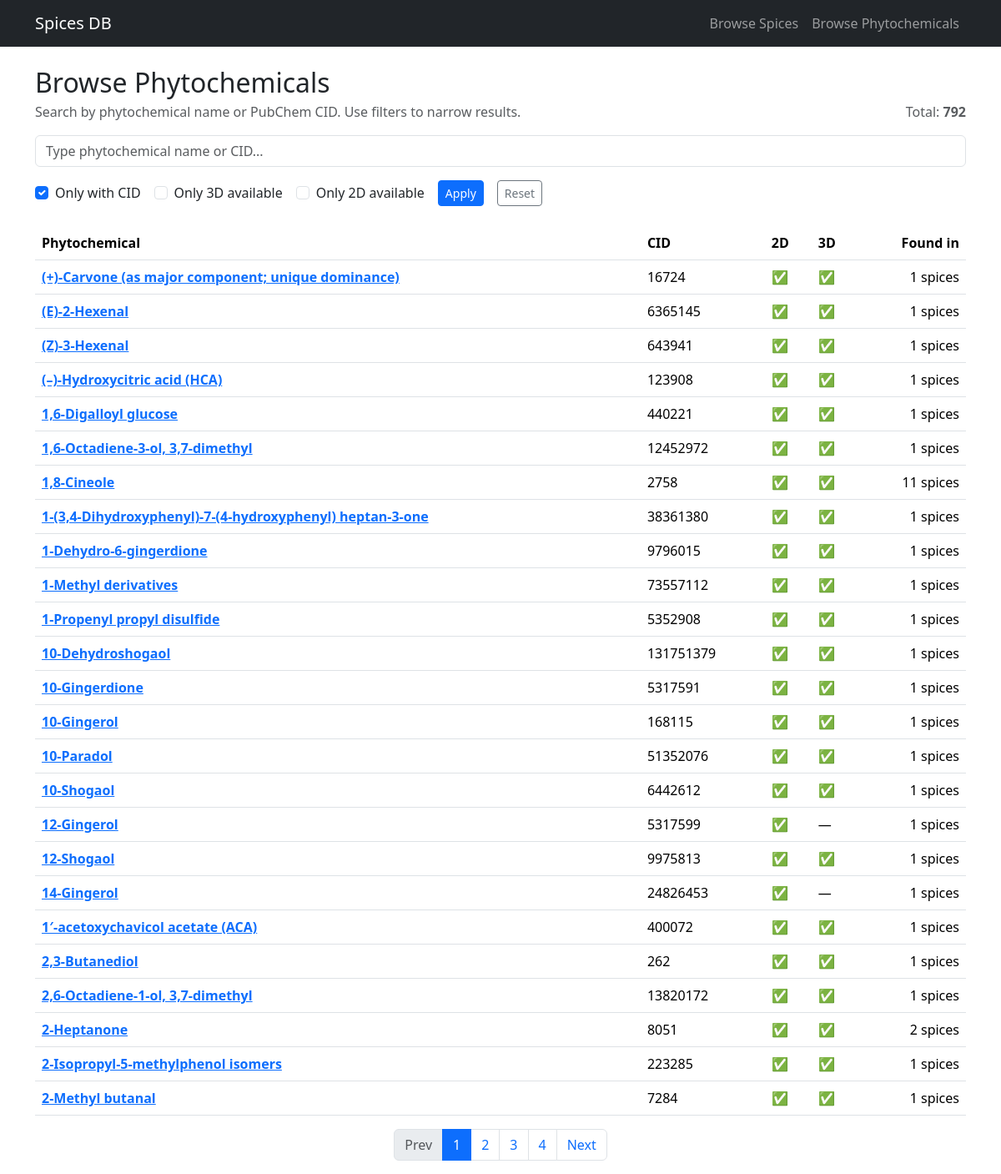
Screenshot of /browse/phytochemicals?only_cid=1 with the database file from the repository.
### tables this page shows
CREATE TABLE phytochemicals (
  phyto_id INTEGER PRIMARY KEY AUTOINCREMENT,
  phyto_name TEXT NOT NULL,
  cid INTEGER UNIQUE
);

### app.py (the view, shortened to what this page needs)
@app.route("/browse/phytochemicals")
def browse_phytochemicals():
    q = (request.args.get("q") or "").strip()
    only_cid = request.args.get("only_cid") == "1"
    only_3d = request.args.get("only_3d") == "1"
    only_2d = request.args.get("only_2d") == "1"
    if only_2d and only_3d:
        only_2d = False
        only_3d = False
    sort = request.args.get("sort", "name_asc")
    sort_map = {
        "name_asc": "p.phyto_name ASC",
        "name_desc": "p.phyto_name DESC",
        "cid_asc": "p.cid ASC",
        "cid_desc": "p.cid DESC",
        "spice_count_desc": "spice_count DESC",
    }
    order_by = sort_map.get(sort, "p.phyto_name ASC")
    page = int(request.args.get("page", 1))
    per_page = int(request.args.get("per_page", 25))
    per_page = max(5, min(per_page, 200))
    offset = (page - 1) * per_page
    base_qs = build_base_qs()
    where = []
    params = []
    if only_cid:
        where.append("p.cid IS NOT NULL")
    if only_3d:
        where.append("COALESCE(s.has_3d, 0) = 1")
    if only_2d:
        where.append("COALESCE(s.has_2d, 0) = 1 AND COALESCE(s.has_3d, 0) = 0")
    where_sql = ("WHERE " + " AND ".join(where)) if where else ""
    total = query_db(
        f"""
        SELECT COUNT(*) AS c
        FROM phytochemicals p
        LEFT JOIN structures s ON s.phyto_id = p.phyto_id
        {where_sql}
        """,
        tuple(params),
        one=True,
    )["c"]
    rows = query_db(
        f"""
        SELECT
            p.phyto_id,
            p.phyto_name,
            p.cid,
            COALESCE(s.has_2d, 0) AS has_2d,
            COALESCE(s.has_3d, 0) AS has_3d,
            (SELECT COUNT(*) FROM spice_phytochemicals sp WHERE sp.phyto_id = p.phyto_id) AS spice_count
        FROM phytochemicals p
        LEFT JOIN structures s ON s.phyto_id = p.phyto_id
        {where_sql}
        ORDER BY {order_by}
        LIMIT ? OFFSET ?
        """,
        tuple(params + [per_page, offset]),
    )
    return render_template(
        "browse_phytochemicals.html",
        phytochemicals=rows,
        q=q,
        only_cid=only_cid,
        only_3d=only_3d,
        only_2d=only_2d,
        sort=sort,
        page=page,
        per_page=per_page,
        total=total,
        base_qs=base_qs,
    )

### app.py (called while the page is built)
def get_db_connection():
    if not os.path.exists(DB_PATH):
        raise FileNotFoundError(
            f"SQLite DB not found at {DB_PATH}. Put spices.db inside /data folder."
        )
    conn = sqlite3.connect(DB_PATH)
    conn.row_factory = sqlite3.Row
    return conn

def query_db(sql: str, params=(), one: bool = False):
    conn = get_db_connection()
    cur = conn.execute(sql, params)
    rows = cur.fetchall()
    conn.close()
    return (rows[0] if rows else None) if one else rows

def build_base_qs():
    args = request.args.to_dict(flat=True)
    args.pop("page", None)
    return urlencode(args)

### templates/browse_phytochemicals.html (shortened to what this page needs)
{% extends "base.html" %}
{% block content %}
<div class="container mt-4">
  <div class="d-flex align-items-end justify-content-between gap-3 flex-wrap">
    <div>
      <h2 class="mb-1">Browse Phytochemicals</h2>
      <p class="text-muted mb-0">Search by phytochemical name or PubChem CID. Use filters to narrow results.</p>
    </div>
    <div class="text-muted">
      Total: <b>{{ total }}</b>
    </div>
  </div>
  <div class="mt-3">
    <input id="phytoSearch" class="form-control" placeholder="Type phytochemical name or CID..." value="{{ q }}" />
  </div>
    <form id="filterForm" class="mt-3 d-flex flex-wrap gap-3 align-items-center" method="get" action="{{ url_for('browse_phytochemicals') }}">
    <div class="form-check">
      <input class="form-check-input" type="checkbox" name="only_cid" value="1" id="onlyCid" {% if only_cid %}checked{% endif %}>
      <label class="form-check-label" for="onlyCid">Only with CID</label>
    </div>
    <div class="form-check">
      <input class="form-check-input" type="checkbox" name="only_3d" value="1" id="only3d" {% if only_3d %}checked{% endif %}>
      <label class="form-check-label" for="only3d">Only 3D available</label>
    </div>
    <div class="form-check">
      <input class="form-check-input" type="checkbox" name="only_2d" value="1" id="only2d" {% if only_2d %}checked{% endif %}>
      <label class="form-check-label" for="only2d">Only 2D available</label>
    </div>
    <button class="btn btn-sm btn-primary" type="submit">Apply</button>
    <a class="btn btn-sm btn-outline-secondary" href="{{ url_for('browse_phytochemicals') }}">Reset</a>
  </form>
  <div class="mt-4">
    <table class="table table-hover">
      <thead>
        <tr>
          <th>Phytochemical</th>
          <th>CID</th>
          <th>2D</th>
          <th>3D</th>
          <th class="text-end">Found in</th>
        </tr>
      </thead>
      <tbody>
        {% for p in phytochemicals %}
        <tr>
          <td>
            <a href="{{ url_for('phytochemical_detail', phyto_id=p.phyto_id) }}"><b>{{ p.phyto_name }}</b></a>
          </td>
          <td>{{ p.cid if p.cid else "—" }}</td>
          <td>{% if p.has_2d or p.has_3d %}✅{% else %}—{% endif %}</td>
	  <td>{% if p.has_3d %}✅{% else %}—{% endif %}</td>
          <td class="text-end">{{ p.spice_count }} spices</td>
        </tr>
        {% endfor %}
      </tbody>
    </table>
  </div>
  {% include 'pagination.html' %}
</div>
{% endblock %}

### rows the page displays
phytochemicals: phyto_name "(+)-Carvone (as major component; unique dominance)", cid "16724", spice_count "1"
phytochemicals: phyto_name "(E)-2-Hexenal", cid "6365145", spice_count "1"
phytochemicals: phyto_name "(Z)-3-Hexenal", cid "643941", spice_count "1"
phytochemicals: phyto_name "(–)-Hydroxycitric acid (HCA)", cid "123908", spice_count "1"
phytochemicals: phyto_name "1,6-Digalloyl glucose", cid "440221", spice_count "1"
phytochemicals: phyto_name "1,6-Octadiene-3-ol, 3,7-dimethyl", cid "12452972", spice_count "1"
phytochemicals: phyto_name "1,8-Cineole", cid "2758", spice_count "11"
phytochemicals: phyto_name "1-(3,4-Dihydroxyphenyl)-7-(4-hydroxyphenyl) heptan-3-one", cid "38361380", spice_count "1"
phytochemicals: phyto_name "1-Dehydro-6-gingerdione", cid "9796015", spice_count "1"
phytochemicals: phyto_name "1-Methyl derivatives", cid "73557112", spice_count "1"
phytochemicals: phyto_name "1-Propenyl propyl disulfide", cid "5352908", spice_count "1"
phytochemicals: phyto_name "10-Dehydroshogaol", cid "131751379", spice_count "1"
phytochemicals: phyto_name "10-Gingerdione", cid "5317591", spice_count "1"
phytochemicals: phyto_name "10-Gingerol", cid "168115", spice_count "1"
phytochemicals: phyto_name "10-Paradol", cid "51352076", spice_count "1"
phytochemicals: phyto_name "10-Shogaol", cid "6442612", spice_count "1"
phytochemicals: phyto_name "12-Gingerol", cid "5317599", spice_count "1"
phytochemicals: phyto_name "12-Shogaol", cid "9975813", spice_count "1"
phytochemicals: phyto_name "14-Gingerol", cid "24826453", spice_count "1"
phytochemicals: phyto_name "1′-acetoxychavicol acetate (ACA)", cid "400072", spice_count "1"
phytochemicals: phyto_name "2,3-Butanediol", cid "262", spice_count "1"
phytochemicals: phyto_name "2,6-Octadiene-1-ol, 3,7-dimethyl", cid "13820172", spice_count "1"
phytochemicals: phyto_name "2-Heptanone", cid "8051", spice_count "2"
phytochemicals: phyto_name "2-Isopropyl-5-methylphenol isomers", cid "223285", spice_count "1"
phytochemicals: phyto_name "2-Methyl butanal", cid "7284", spice_count "1"

### other values shown
{{ total }} "792"
{{ p }} "1" "2" "3" "4"
